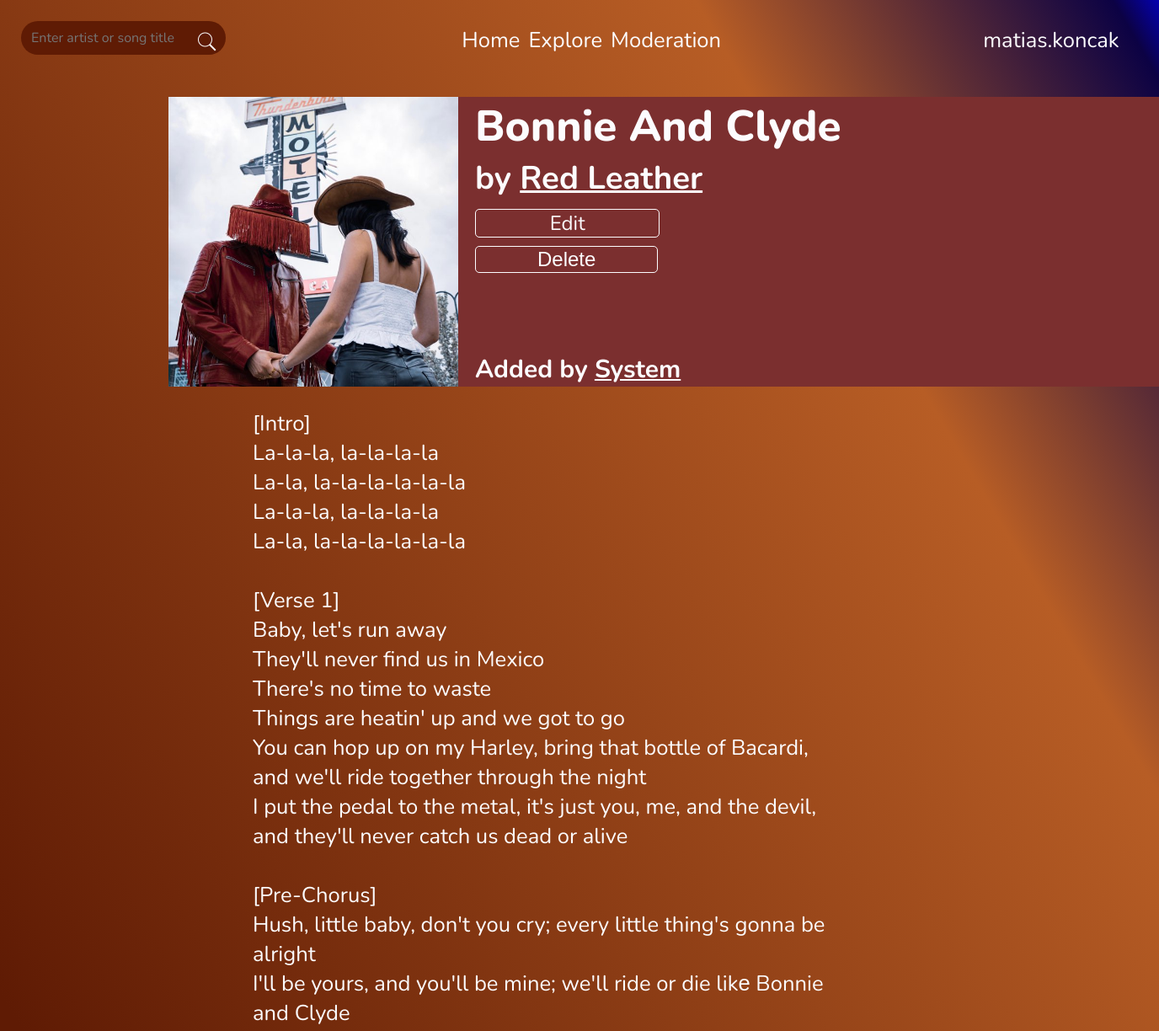
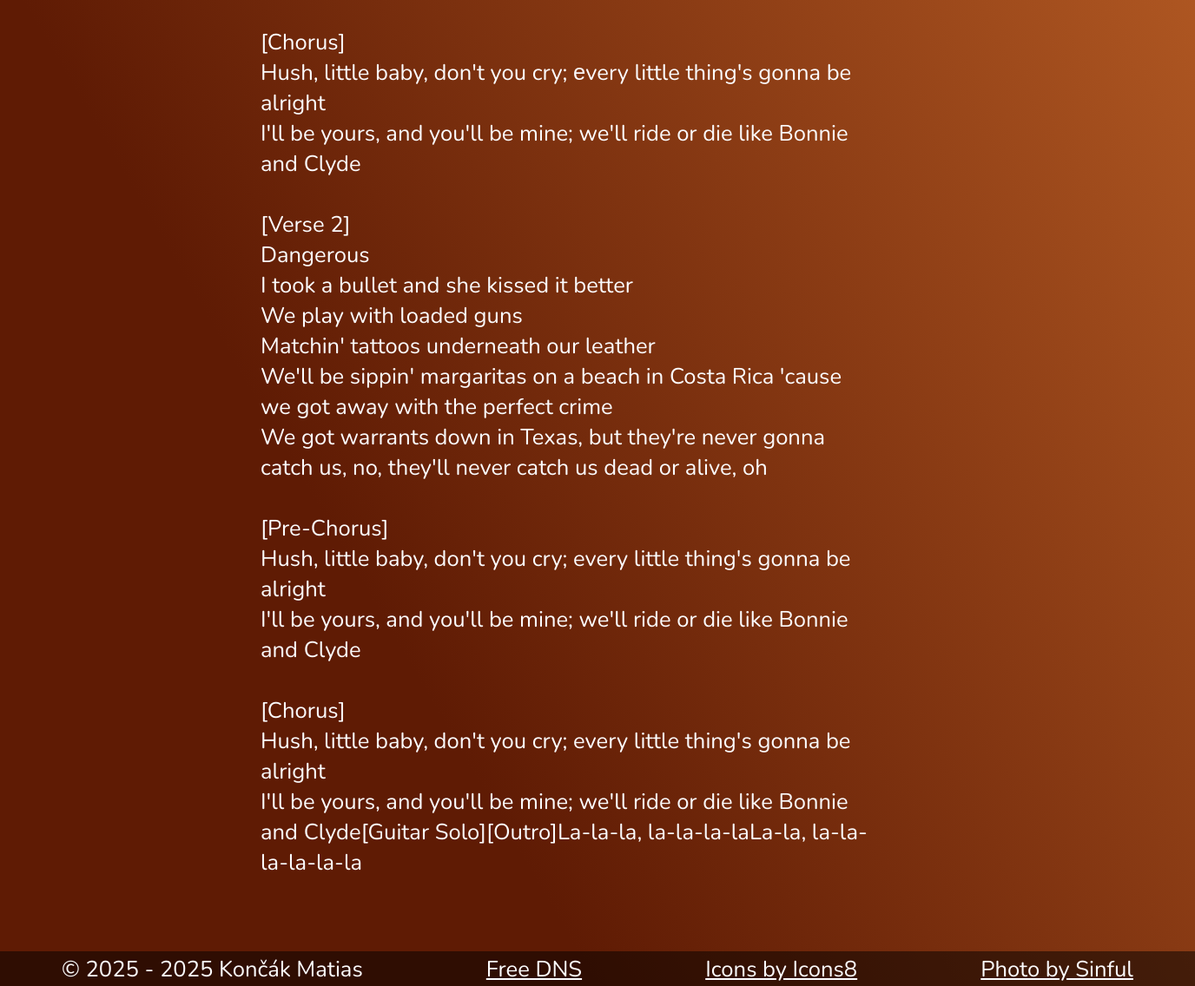
/songs/bonnie-and-clyde (signed in), run on the app's committed database (2 pictures, top to bottom).
### tables this page shows
CREATE TABLE `songs` (
  `songID` int(11) NOT NULL,
  `title` varchar(40) NOT NULL,
  `lyrics` text NOT NULL,
  `colorHex` char(7) NOT NULL,
  `artistID` int(11) NOT NULL,
  `genreID` int(11) NOT NULL,
  `styleID` int(11) NOT NULL,
  `songSlug` varchar(80) NOT NULL,
  `hasFeat` bit(1) NOT NULL DEFAULT b'0',
  `createdBy` int(11) NOT NULL,
  `isPublic` bit(1) NOT NULL DEFAULT b'0',
  `creationTimestamp` timestamp NOT NULL DEFAULT current_timestamp()
);

CREATE TABLE `artists` (
  `artistID` int(11) NOT NULL,
  `name` varchar(60) NOT NULL,
  `artistSlug` varchar(60) NOT NULL
);

CREATE TABLE `users` (
  `userID` int(11) NOT NULL,
  `email` varchar(100) NOT NULL,
  `username` varchar(36) NOT NULL,
  `passwordHash` varchar(255) NOT NULL,
  `role` int(11) NOT NULL DEFAULT 1 COMMENT '1 - USER | 2 - MODERATOR | 3- ADMIN | 4 - OWNER | 5 - SYSTEM',
  `creationTimestamp` timestamp NOT NULL DEFAULT current_timestamp()
);

### public/song.php (called while the page is built, shortened)
<?php
require_once __DIR__ . "/../includes/session.php";
require_once __DIR__ . "/../includes/models/song.php";
$song = getFromSlug($conn, "song", $_GET["slug"]);
require_once __DIR__ . "/../views/layouts/html_head.phtml";
require_once __DIR__ . "/../views/song.phtml";
require_once __DIR__ . "/../views/layouts/html_foot.phtml";

### includes/models/song.php (called while the page is built, shortened)
<?php
function getFromSlug($db, $type, $slug = null): array|bool    {
    $songQuery = "
        SELECT songs.*, artists.name AS artistName, artists.artistSlug AS artistSlug, users.username AS createdByUsername, users.userID AS createdByUserID
        FROM songs, users, artists
        WHERE songs.songSlug = ? AND users.userID = songs.createdBy AND songs.artistID = artists.artistID;
    ";
    $artistQuery = "
        SELECT artists.*, COUNT(songs.songID) AS songCount
        FROM artists
        LEFT JOIN songs ON artists.artistID = songs.artistID
        WHERE artists.artistSlug = ?
        GROUP BY artists.artistID;
    ";
    $slugQuery = match($type) {
        "song" => $songQuery,
        "artist"=> $artistQuery
    };
    $queryResponse = mysqli_execute_query($db, $slugQuery, [$slug]);
    if (!$queryResponse || mysqli_num_rows($queryResponse) === 0) {
        return false;
    } else {
        $song = mysqli_fetch_assoc($queryResponse);
        return $song;
    }
}

### includes/helpers.php (called while the page is built, shortened)
<?php
function buildImagePath($artist, $cover): string {
    return COVER_PATH . $artist . "/" . $cover . ".jpg";
}
function convertNewLinesToBr($text): string {
    return nl2br(htmlspecialchars($text, ENT_QUOTES, 'UTF-8'));
}

### views/song.phtml (the view, shortened to what this page needs)
<div class="content song-content">
    <div class="song-header" style="background-color: <?=$song["colorHex"]?>;">
        <img class="song-cover" src="<?=buildImagePath($song["artistID"], $song["songSlug"])?>" alt="Cover image of <?=$song["title"]?>">
        <div class="song-info">
            <div class="song-title-wrapper">
                <h1 class="song-title"><?=$song["title"]?></h1>
                <h2 class="song-author">by <a class=song-author link" href="/artists/<?=$song["artistSlug"]?>"><?=$song["artistName"]?></a></h2>
                <?php if(isset($_SESSION["user"]["role"]) && $_SESSION["user"]["role"] >= EDIT_CONTENT_FULL) { ?>
                    <p class="song-edit-link" onclick="openOverlayForm('edit', 'form')">Edit</p>
                    <form method="POST">
                            <input class="song-publish-button" type="submit" value="Delete">
                        </form>
                <?php } ?>
            </div>
            <h3 class="song-added-by">Added by <a href="/users/<?=$song["createdByUserID"]?>"><?=$song["createdByUsername"]?></a></h3>
        </div>
    </div>
    <p class="song-lyrics"><?=convertNewLinesToBr($song["lyrics"])?></p>
</div>

### public/assets/css/general.css (style rules this page uses)
html { overflow-x: hidden; height: 100%; margin: 0; padding: 0; }
body { height: 100%; display: flex; flex-direction: column; margin: 0; padding: 0; font-size: 1.6rem; font-family: "Nunito", sans-serif; background-image: linear-gradient(to bottom left, #0401b0 0%, #0c0244 2%, #b75d25 20%, #5f1b04 75%); background-repeat: no-repeat; background-attachment: fixed; background-size: cover; color: #fcfcfe; }
a { color: #fcfcfe; }

### public/assets/css/song.css (style rules this page uses)
.song-content { padding-top: 20px; padding-left: 200px; }
.song-header { display: flex; }
.song-cover { width: 344px; height: 344px; }
.song-info { display: flex; flex-direction: column; justify-content: space-between; margin-left: 20px; }
.song-title { font-weight: 800; color: #fcfcfe; margin: 0; }
.song-title-wrapper { margin: 0; }
.song-author { margin: 0; }
.song-publish-button, .song-edit-link { margin: 0; margin-top: 10px; color: #fcfcfe; background: none; cursor: pointer; border: 1px solid #fcfcfe; border-radius: 5px; width: 50%; text-align: center; font-size: 1.5rem; }
.song-added-by { margin: 0; }
.song-lyrics { padding-left: 100px; max-width: 700px; padding-bottom: 100px; }

### data on the page
songs: artistID+songSlug (picture), title "Bonnie And Clyde", artistID.name "Red Leather", createdBy.username "System", lyrics "[Intro] La-la-la, la-la-la-la La-la, la-la-la-la-la-la La-la-la, la-la-la-la La-la, la-la-la-la-la-la [Verse 1] Baby, let's run away They'll never find us in Mexico There's no time to waste Things are heatin' up and we got to go You can hop up on my Harley, bring that bottle of Bacardi, and we'll ride together through the night I put the pedal to the metal, it's just you, me, and the devil, and they'll never catch us dead or alive [Pre-Chorus] Hush, little baby, don't you cry; every little thing's gonna be alright I'll be yours, and you'll be mine; we'll ride or die likе Bonnie and Clyde [Chorus] Hush, little baby, don't you cry; еvery little thing's gonna be alright I'll be yours, and…"

### other printed values
$_SESSION["user"]["username"] "matias.koncak"
